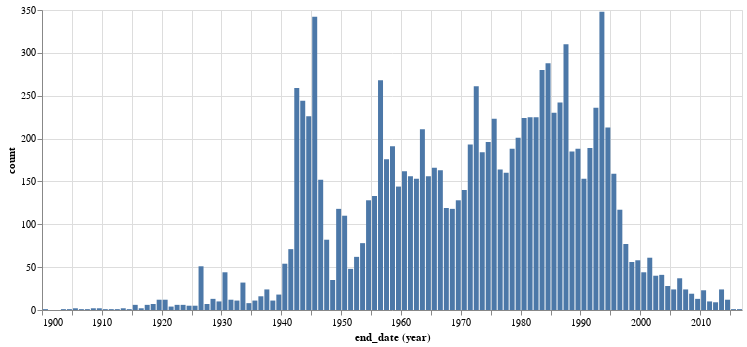

Notebook code cell kept with this figure:
### Code cell
alt.Chart(date_counts.loc[date_counts["end_date"] > "1890-12-31"]).mark_bar().encode(
    x="year(end_date):T", y="count", tooltip="year(end_date)"
).properties(width=700)

### Figure 1 — Vega-Lite specification as saved in the notebook (floating-point values rounded to 4 significant figures)
{"config": {"view": {"continuousWidth": 400, "continuousHeight": 300}}, "data": {"name": "data-15a81c25876b8986c2420b362483f820"}, "mark": "bar", "encoding": {"tooltip": {"field": "end_date", "timeUnit": "year", "type": "temporal"}, "x": {"field": "end_date", "timeUnit": "year", "type": "temporal"}, "y": {"field": "count", "type": "quantitative"}}, "width": 700, "$schema": "https://vega.github.io/schema/vega-lite/v4.17.0.json", "datasets": {"data-15a81c25876b8986c2420b362483f820": [{"end_date": "1993-12-31T00:00:00", "count": 348}, {"end_date": "1945-12-31T00:00:00", "count": 342}, {"end_date": "1987-12-31T00:00:00", "count": 310}, {"end_date": "1984-12-31T00:00:00", "count": 288}, {"end_date": "1983-12-31T00:00:00", "count": 280}, {"end_date": "1956-12-31T00:00:00", "count": 268}, {"end_date": "1972-12-31T00:00:00", "count": 261}, {"end_date": "1942-12-31T00:00:00", "count": 259}, {"end_date": "1943-12-31T00:00:00", "count": 244}, {"end_date": "1986-12-31T00:00:00", "count": 242}, {"end_date": "1992-12-31T00:00:00", "count": 236}, {"end_date": "1985-12-31T00:00:00", "count": 230}, {"end_date": "1944-12-31T00:00:00", "count": 226}, {"end_date": "1982-12-31T00:00:00", "count": 225}, {"end_date": "1981-12-31T00:00:00", "count": 225}, {"end_date": "1980-12-31T00:00:00", "count": 224}, {"end_date": "1975-12-31T00:00:00", "count": 223}, {"end_date": "1994-12-31T00:00:00", "count": 213}, {"end_date": "1963-12-31T00:00:00", "count": 211}, {"end_date": "1979-12-31T00:00:00", "count": 201}, {"end_date": "1974-12-31T00:00:00", "count": 196}, {"end_date": "1971-12-31T00:00:00", "count": 193}, {"end_date": "1958-12-31T00:00:00", "count": 191}, {"end_date": "1991-12-31T00:00:00", "count": 189}, {"end_date": "1978-12-31T00:00:00", "count": 188}, {"end_date": "1989-12-31T00:00:00", "count": 188}, {"end_date": "1988-12-31T00:00:00", "count": 185}, {"end_date": "1973-12-31T00:00:00", "count": 184}, {"end_date": "1957-12-31T00:00:00", "count": 176}, {"end_date": "1965-12-31T00:00:00", "count": 166}, {"end_date": "1976-12-31T00:00:00", "count": 164}, {"end_date": "1966-12-31T00:00:00", "count": 163}, {"end_date": "1960-12-31T00:00:00", "count": 162}, {"end_date": "1977-12-31T00:00:00", "count": 160}, {"end_date": "1995-12-31T00:00:00", "count": 159}, {"end_date": "1961-12-31T00:00:00", "count": 156}, {"end_date": "1964-12-31T00:00:00", "count": 156}, {"end_date": "1990-12-31T00:00:00", "count": 153}, {"end_date": "1962-12-31T00:00:00", "count": 153}, {"end_date": "1946-12-31T00:00:00", "count": 152}, {"end_date": "1959-12-31T00:00:00", "count": 144}, {"end_date": "1970-12-31T00:00:00", "count": 140}, {"end_date": "1955-12-31T00:00:00", "count": 133}, {"end_date": "1954-12-31T00:00:00", "count": 128}, {"end_date": "1969-12-31T00:00:00", "count": 128}, {"end_date": "1967-12-31T00:00:00", "count": 119}, {"end_date": "1949-12-31T00:00:00", "count": 118}, {"end_date": "1968-12-31T00:00:00", "count": 118}, {"end_date": "1996-12-31T00:00:00", "count": 117}, {"end_date": "1950-12-31T00:00:00", "count": 110}, {"end_date": "1947-12-31T00:00:00", "count": 82}, {"end_date": "1953-12-31T00:00:00", "count": 78}, {"end_date": "1997-12-31T00:00:00", "count": 77}, {"end_date": "1941-12-31T00:00:00", "count": 71}, {"end_date": "1952-12-31T00:00:00", "count": 62}, {"end_date": "2001-12-31T00:00:00", "count": 61}, {"end_date": "1999-12-31T00:00:00", "count": 58}, {"end_date": "1998-12-31T00:00:00", "count": 56}, {"end_date": "1940-12-31T00:00:00", "count": 54}, {"end_date": "1926-12-31T00:00:00", "count": 51}, {"end_date": "1951-12-31T00:00:00", "count": 48}, {"end_date": "1930-12-31T00:00:00", "count": 44}, {"end_date": "2000-12-31T00:00:00", "count": 44}, {"end_date": "2003-12-31T00:00:00", "count": 41}, {"end_date": "2002-12-31T00:00:00", "count": 40}, {"end_date": "2006-12-31T00:00:00", "count": 37}, {"end_date": "1948-12-31T00:00:00", "count": 35}, {"end_date": "1933-12-31T00:00:00", "count": 32}, {"end_date": "2004-12-31T00:00:00", "count": 28}, {"end_date": "2007-12-31T00:00:00", "count": 24}, {"end_date": "2013-12-31T00:00:00", "count": 24}, {"end_date": "2005-12-31T00:00:00", "count": 24}, {"end_date": "1937-12-31T00:00:00", "count": 24}, {"end_date": "2010-12-31T00:00:00", "count": 23}, {"end_date": "2008-12-31T00:00:00", "count": 19}, {"end_date": "1939-12-31T00:00:00", "count": 18}, {"end_date": "1936-12-31T00:00:00", "count": 16}, {"end_date": "2009-12-31T00:00:00", "count": 13}, {"end_date": "1928-12-31T00:00:00", "count": 13}, {"end_date": "1931-12-31T00:00:00", "count": 12}, {"end_date": "2014-12-31T00:00:00", "count": 12}, {"end_date": "1920-12-31T00:00:00", "count": 12}, {"end_date": "1919-12-31T00:00:00", "count": 12}, {"end_date": "1938-12-31T00:00:00", "count": 11}, {"end_date": "1935-12-31T00:00:00", "count": 11}, {"end_date": "1932-12-31T00:00:00", "count": 11}, {"end_date": "1929-12-31T00:00:00", "count": 10}, {"end_date": "2011-12-31T00:00:00", "count": 10}, {"end_date": "2012-12-31T00:00:00", "count": 9}, {"end_date": "1934-12-31T00:00:00", "count": 8}, {"end_date": "1927-12-31T00:00:00", "count": 7}, {"end_date": "1918-12-31T00:00:00", "count": 7}, {"end_date": "1922-12-31T00:00:00", "count": 6}, {"end_date": "1923-12-31T00:00:00", "count": 6}, {"end_date": "1917-12-31T00:00:00", "count": 6}, {"end_date": "1915-12-31T00:00:00", "count": 6}, {"end_date": "1924-12-31T00:00:00", "count": 5}, {"end_date": "1925-12-31T00:00:00", "count": 5}, {"end_date": "1921-12-31T00:00:00", "count": 4}, {"end_date": "1909-12-31T00:00:00", "count": 2}, {"end_date": "1913-12-31T00:00:00", "count": 2}, {"end_date": "1916-12-31T00:00:00", "count": 2}, {"end_date": "1908-12-31T00:00:00", "count": 2}, {"end_date": "1905-12-31T00:00:00", "count": 2}, {"end_date": "2016-12-31T00:00:00", "count": 1}, {"end_date": "1900-12-31T00:00:00", "count": 1}, {"end_date": "1914-12-31T00:00:00", "count": 1}, {"end_date": "1912-12-31T00:00:00", "count": 1}, {"end_date": "1911-12-31T00:00:00", "count": 1}, {"end_date": "1910-12-31T00:00:00", "count": 1}, {"end_date": "1907-12-31T00:00:00", "count": 1}, {"end_date": "1906-12-31T00:00:00", "count": 1}, {"end_date": "1904-12-31T00:00:00", "count": 1}, {"end_date": "1903-12-31T00:00:00", "count": 1}, {"end_date": "2015-12-31T00:00:00", "count": 1}]}}
